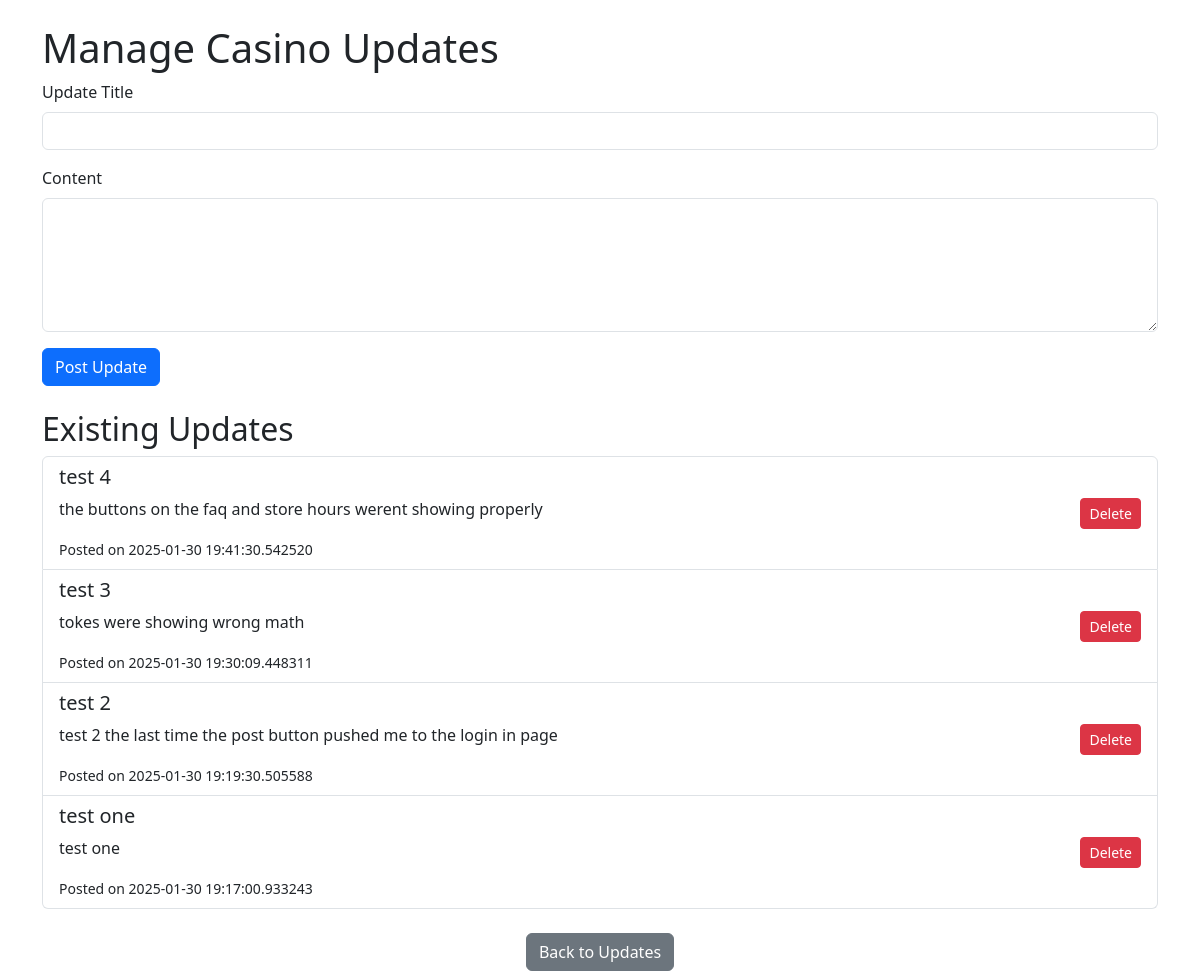
Page /admin/updates (signed in) on the earlier database version.
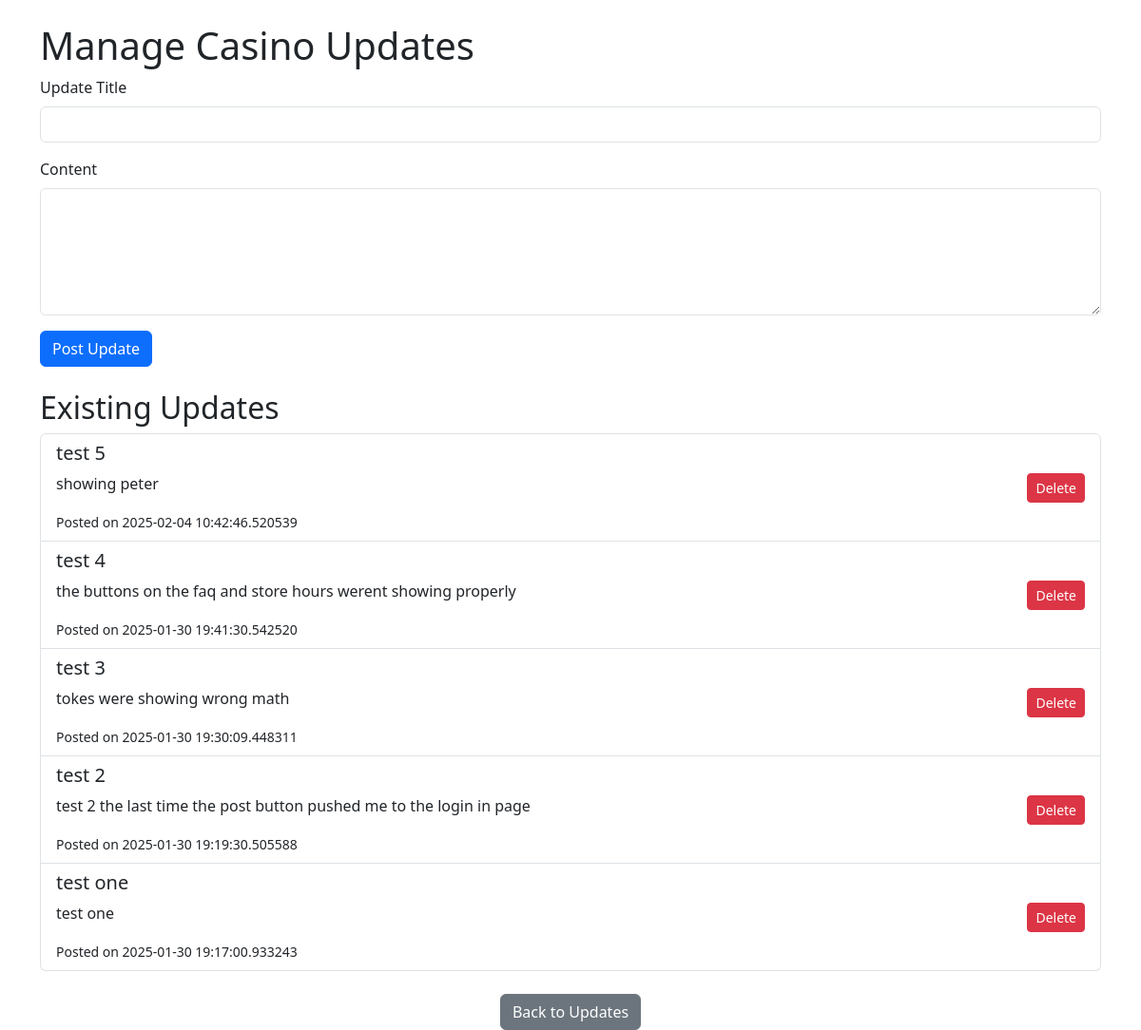
Same page on the later database version.
### app.py (models this page shows)
class CasinoUpdate(db.Model):
    id = db.Column(db.Integer, primary_key=True)
    title = db.Column(db.String(100), nullable=False)
    content = db.Column(db.Text, nullable=False)
    date_posted = db.Column(db.DateTime, default=datetime.utcnow)

### app.py (the view, shortened to what this page needs)
@app.route('/admin/updates', methods=['GET', 'POST'])
def manage_updates():
    if session.get('user_role') != 'admin':
        flash('Access denied. Please log in as admin.', 'danger')
        return redirect('/login')
    updates = CasinoUpdate.query.order_by(CasinoUpdate.date_posted.desc()).all()
    return render_template('manage_updates.html', updates=updates)

### templates/manage_updates.html (shortened to what this page needs)
<!DOCTYPE html>
<html lang="en">
<head>
    <link rel="stylesheet" href="https://cdn.jsdelivr.net/npm/bootstrap@5.3.0/dist/css/bootstrap.min.css">
</head>
<body class="container">
    <h1 class="mt-4">Manage Casino Updates</h1>
    <form method="POST" class="mb-4">
        <div class="mb-3">
            <label for="title" class="form-label">Update Title</label>
            <input type="text" name="title" id="title" class="form-control" required>
        </div>
        <div class="mb-3">
            <label for="content" class="form-label">Content</label>
            <textarea name="content" id="content" class="form-control" rows="5" required></textarea>
        </div>
        <button type="submit" class="btn btn-primary">Post Update</button>
    </form>
    <h2>Existing Updates</h2>
    <ul class="list-group">
        {% for update in updates %}
        <li class="list-group-item d-flex justify-content-between align-items-center">
            <div>
                <h5>{{ update.title }}</h5>
                <p>{{ update.content }}</p>
                <small>Posted on {{ update.date_posted }}</small>
            </div>
            <form method="POST" action="/admin/updates/delete/{{ update.id }}">
                <button type="submit" class="btn btn-danger btn-sm">Delete</button>
            </form>
        </li>
        {% endfor %}
    </ul>
    <div class="text-center mt-4">
        <a href="/updates" class="btn btn-secondary">Back to Updates</a>
    </div>
</body>
</html>

Differences in the rows shown:
added CasinoUpdate: title "test 5", content "showing peter", date_posted "2025-02-04 10:42:46.520539"
